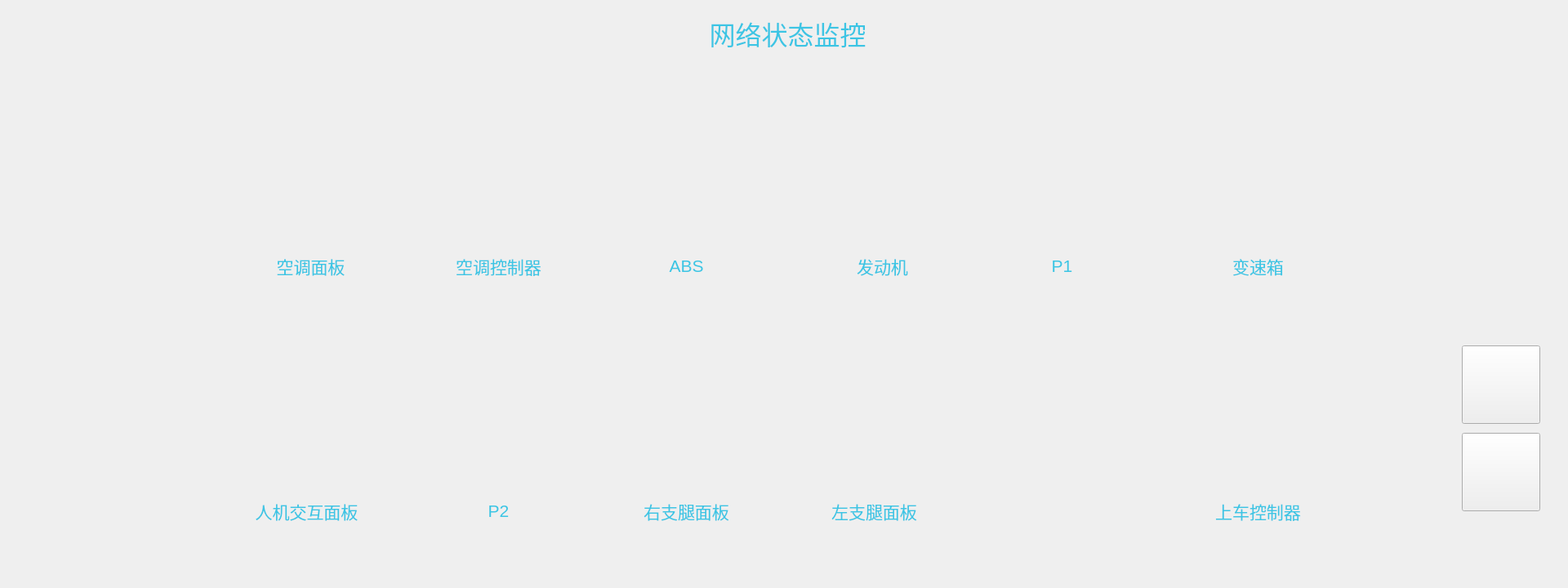
<?xml version="1.0" encoding="UTF-8"?>
<ui version="4.0">
 <class>viewNet</class>
 <widget class="QWidget" name="viewNet">
  <property name="geometry">
   <rect>
    <x>0</x>
    <y>0</y>
    <width>1920</width>
    <height>720</height>
   </rect>
  </property>
  <property name="windowTitle">
   <string>Form</string>
  </property>
  <widget class="QLabel" name="iconBg">
   <property name="geometry">
    <rect>
     <x>0</x>
     <y>0</y>
     <width>1920</width>
     <height>720</height>
    </rect>
   </property>
   <property name="text">
    <string/>
   </property>
   <property name="pixmap">
    <pixmap resource="resources.qrc">:/netError/net_bg.png</pixmap>
   </property>
   <property name="scaledContents">
    <bool>true</bool>
   </property>
  </widget>
  <widget class="QLabel" name="label">
   <property name="geometry">
    <rect>
     <x>320</x>
     <y>310</y>
     <width>121</width>
     <height>31</height>
    </rect>
   </property>
   <property name="font">
    <font>
     <pointsize>16</pointsize>
    </font>
   </property>
   <property name="styleSheet">
    <string notr="true">color: rgb(60, 197, 228);</string>
   </property>
   <property name="text">
    <string>空调面板</string>
   </property>
   <property name="alignment">
    <set>Qt::AlignCenter</set>
   </property>
  </widget>
  <widget class="QLabel" name="label_2">
   <property name="geometry">
    <rect>
     <x>550</x>
     <y>310</y>
     <width>121</width>
     <height>31</height>
    </rect>
   </property>
   <property name="font">
    <font>
     <pointsize>16</pointsize>
    </font>
   </property>
   <property name="styleSheet">
    <string notr="true">color: rgb(60, 197, 228);</string>
   </property>
   <property name="text">
    <string>空调控制器</string>
   </property>
   <property name="alignment">
    <set>Qt::AlignCenter</set>
   </property>
  </widget>
  <widget class="QLabel" name="label_3">
   <property name="geometry">
    <rect>
     <x>1480</x>
     <y>310</y>
     <width>121</width>
     <height>31</height>
    </rect>
   </property>
   <property name="font">
    <font>
     <pointsize>16</pointsize>
    </font>
   </property>
   <property name="styleSheet">
    <string notr="true">color: rgb(60, 197, 228);</string>
   </property>
   <property name="text">
    <string>变速箱</string>
   </property>
   <property name="alignment">
    <set>Qt::AlignCenter</set>
   </property>
  </widget>
  <widget class="QLabel" name="label_4">
   <property name="geometry">
    <rect>
     <x>1240</x>
     <y>310</y>
     <width>121</width>
     <height>31</height>
    </rect>
   </property>
   <property name="font">
    <font>
     <pointsize>16</pointsize>
    </font>
   </property>
   <property name="styleSheet">
    <string notr="true">color: rgb(60, 197, 228);</string>
   </property>
   <property name="text">
    <string>P1</string>
   </property>
   <property name="alignment">
    <set>Qt::AlignCenter</set>
   </property>
  </widget>
  <widget class="QLabel" name="label_5">
   <property name="geometry">
    <rect>
     <x>1020</x>
     <y>310</y>
     <width>121</width>
     <height>31</height>
    </rect>
   </property>
   <property name="font">
    <font>
     <pointsize>16</pointsize>
    </font>
   </property>
   <property name="styleSheet">
    <string notr="true">color: rgb(60, 197, 228);</string>
   </property>
   <property name="text">
    <string>发动机</string>
   </property>
   <property name="alignment">
    <set>Qt::AlignCenter</set>
   </property>
  </widget>
  <widget class="QLabel" name="label_6">
   <property name="geometry">
    <rect>
     <x>780</x>
     <y>310</y>
     <width>121</width>
     <height>31</height>
    </rect>
   </property>
   <property name="font">
    <font>
     <pointsize>16</pointsize>
    </font>
   </property>
   <property name="styleSheet">
    <string notr="true">color: rgb(60, 197, 228);</string>
   </property>
   <property name="text">
    <string>ABS</string>
   </property>
   <property name="alignment">
    <set>Qt::AlignCenter</set>
   </property>
  </widget>
  <widget class="QLabel" name="label_7">
   <property name="geometry">
    <rect>
     <x>1480</x>
     <y>610</y>
     <width>121</width>
     <height>31</height>
    </rect>
   </property>
   <property name="font">
    <font>
     <pointsize>16</pointsize>
    </font>
   </property>
   <property name="styleSheet">
    <string notr="true">color: rgb(60, 197, 228);</string>
   </property>
   <property name="text">
    <string>上车控制器</string>
   </property>
   <property name="alignment">
    <set>Qt::AlignCenter</set>
   </property>
  </widget>
  <widget class="QLabel" name="label_8">
   <property name="geometry">
    <rect>
     <x>1500</x>
     <y>310</y>
     <width>121</width>
     <height>31</height>
    </rect>
   </property>
   <property name="font">
    <font>
     <pointsize>16</pointsize>
    </font>
   </property>
   <property name="styleSheet">
    <string notr="true">color: rgb(60, 197, 228);</string>
   </property>
   <property name="text">
    <string/>
   </property>
   <property name="alignment">
    <set>Qt::AlignCenter</set>
   </property>
  </widget>
  <widget class="QLabel" name="label_9">
   <property name="geometry">
    <rect>
     <x>310</x>
     <y>610</y>
     <width>131</width>
     <height>31</height>
    </rect>
   </property>
   <property name="font">
    <font>
     <pointsize>16</pointsize>
    </font>
   </property>
   <property name="styleSheet">
    <string notr="true">color: rgb(60, 197, 228);</string>
   </property>
   <property name="text">
    <string>人机交互面板</string>
   </property>
   <property name="alignment">
    <set>Qt::AlignCenter</set>
   </property>
  </widget>
  <widget class="QLabel" name="label_10">
   <property name="geometry">
    <rect>
     <x>550</x>
     <y>610</y>
     <width>121</width>
     <height>31</height>
    </rect>
   </property>
   <property name="font">
    <font>
     <pointsize>16</pointsize>
    </font>
   </property>
   <property name="styleSheet">
    <string notr="true">color: rgb(60, 197, 228);</string>
   </property>
   <property name="text">
    <string>P2</string>
   </property>
   <property name="alignment">
    <set>Qt::AlignCenter</set>
   </property>
  </widget>
  <widget class="QLabel" name="label_11">
   <property name="geometry">
    <rect>
     <x>780</x>
     <y>610</y>
     <width>121</width>
     <height>31</height>
    </rect>
   </property>
   <property name="font">
    <font>
     <pointsize>16</pointsize>
    </font>
   </property>
   <property name="styleSheet">
    <string notr="true">color: rgb(60, 197, 228);</string>
   </property>
   <property name="text">
    <string>右支腿面板</string>
   </property>
   <property name="alignment">
    <set>Qt::AlignCenter</set>
   </property>
  </widget>
  <widget class="QLabel" name="label_12">
   <property name="geometry">
    <rect>
     <x>1010</x>
     <y>610</y>
     <width>121</width>
     <height>31</height>
    </rect>
   </property>
   <property name="font">
    <font>
     <pointsize>16</pointsize>
    </font>
   </property>
   <property name="styleSheet">
    <string notr="true">color: rgb(60, 197, 228);</string>
   </property>
   <property name="text">
    <string>左支腿面板</string>
   </property>
   <property name="alignment">
    <set>Qt::AlignCenter</set>
   </property>
  </widget>
  <widget class="QLabel" name="iconAirui">
   <property name="geometry">
    <rect>
     <x>305</x>
     <y>179</y>
     <width>145</width>
     <height>175</height>
    </rect>
   </property>
   <property name="text">
    <string/>
   </property>
   <property name="pixmap">
    <pixmap resource="resources.qrc">:/diagnose/selected.png</pixmap>
   </property>
   <property name="scaledContents">
    <bool>true</bool>
   </property>
  </widget>
  <widget class="QLabel" name="iconAir">
   <property name="geometry">
    <rect>
     <x>538</x>
     <y>179</y>
     <width>145</width>
     <height>175</height>
    </rect>
   </property>
   <property name="text">
    <string/>
   </property>
   <property name="pixmap">
    <pixmap resource="resources.qrc">:/diagnose/selected.png</pixmap>
   </property>
   <property name="scaledContents">
    <bool>true</bool>
   </property>
  </widget>
  <widget class="QLabel" name="iconABS">
   <property name="geometry">
    <rect>
     <x>770</x>
     <y>179</y>
     <width>145</width>
     <height>175</height>
    </rect>
   </property>
   <property name="text">
    <string/>
   </property>
   <property name="pixmap">
    <pixmap resource="resources.qrc">:/diagnose/selected.png</pixmap>
   </property>
   <property name="scaledContents">
    <bool>true</bool>
   </property>
  </widget>
  <widget class="QLabel" name="iconEngine">
   <property name="geometry">
    <rect>
     <x>1002</x>
     <y>179</y>
     <width>145</width>
     <height>175</height>
    </rect>
   </property>
   <property name="text">
    <string/>
   </property>
   <property name="pixmap">
    <pixmap resource="resources.qrc">:/diagnose/selected.png</pixmap>
   </property>
   <property name="scaledContents">
    <bool>true</bool>
   </property>
  </widget>
  <widget class="QLabel" name="iconP1">
   <property name="geometry">
    <rect>
     <x>1234</x>
     <y>179</y>
     <width>145</width>
     <height>175</height>
    </rect>
   </property>
   <property name="text">
    <string/>
   </property>
   <property name="pixmap">
    <pixmap resource="resources.qrc">:/diagnose/selected.png</pixmap>
   </property>
   <property name="scaledContents">
    <bool>true</bool>
   </property>
  </widget>
  <widget class="QLabel" name="iconChangeSpeed">
   <property name="geometry">
    <rect>
     <x>1467</x>
     <y>179</y>
     <width>145</width>
     <height>175</height>
    </rect>
   </property>
   <property name="text">
    <string/>
   </property>
   <property name="pixmap">
    <pixmap resource="resources.qrc">:/diagnose/selected.png</pixmap>
   </property>
   <property name="scaledContents">
    <bool>true</bool>
   </property>
  </widget>
  <widget class="QLabel" name="iconUi">
   <property name="geometry">
    <rect>
     <x>305</x>
     <y>479</y>
     <width>145</width>
     <height>175</height>
    </rect>
   </property>
   <property name="text">
    <string/>
   </property>
   <property name="pixmap">
    <pixmap resource="resources.qrc">:/diagnose/selected.png</pixmap>
   </property>
   <property name="scaledContents">
    <bool>true</bool>
   </property>
  </widget>
  <widget class="QLabel" name="iconP2">
   <property name="geometry">
    <rect>
     <x>538</x>
     <y>479</y>
     <width>145</width>
     <height>175</height>
    </rect>
   </property>
   <property name="text">
    <string/>
   </property>
   <property name="pixmap">
    <pixmap resource="resources.qrc">:/diagnose/selected.png</pixmap>
   </property>
   <property name="scaledContents">
    <bool>true</bool>
   </property>
  </widget>
  <widget class="QLabel" name="iconRight">
   <property name="geometry">
    <rect>
     <x>770</x>
     <y>479</y>
     <width>145</width>
     <height>175</height>
    </rect>
   </property>
   <property name="text">
    <string/>
   </property>
   <property name="pixmap">
    <pixmap resource="resources.qrc">:/diagnose/selected.png</pixmap>
   </property>
   <property name="scaledContents">
    <bool>true</bool>
   </property>
  </widget>
  <widget class="QLabel" name="iconLeft">
   <property name="enabled">
    <bool>true</bool>
   </property>
   <property name="geometry">
    <rect>
     <x>1002</x>
     <y>479</y>
     <width>145</width>
     <height>175</height>
    </rect>
   </property>
   <property name="whatsThis">
    <string/>
   </property>
   <property name="autoFillBackground">
    <bool>false</bool>
   </property>
   <property name="frameShadow">
    <enum>QFrame::Plain</enum>
   </property>
   <property name="lineWidth">
    <number>1</number>
   </property>
   <property name="text">
    <string/>
   </property>
   <property name="pixmap">
    <pixmap resource="resources.qrc">:/diagnose/selected.png</pixmap>
   </property>
   <property name="scaledContents">
    <bool>true</bool>
   </property>
  </widget>
  <widget class="QLabel" name="iconCar">
   <property name="geometry">
    <rect>
     <x>1467</x>
     <y>479</y>
     <width>145</width>
     <height>175</height>
    </rect>
   </property>
   <property name="text">
    <string/>
   </property>
   <property name="pixmap">
    <pixmap resource="resources.qrc">:/diagnose/selected.png</pixmap>
   </property>
   <property name="scaledContents">
    <bool>true</bool>
   </property>
  </widget>
  <widget class="QPushButton" name="btnBack">
   <property name="geometry">
    <rect>
     <x>1790</x>
     <y>423</y>
     <width>96</width>
     <height>96</height>
    </rect>
   </property>
   <property name="styleSheet">
    <string notr="true">border-image: url(:/common/return.png);</string>
   </property>
   <property name="text">
    <string/>
   </property>
  </widget>
  <widget class="QPushButton" name="btnHome">
   <property name="geometry">
    <rect>
     <x>1790</x>
     <y>530</y>
     <width>96</width>
     <height>96</height>
    </rect>
   </property>
   <property name="styleSheet">
    <string notr="true">border-image: url(:/common/home.png);</string>
   </property>
   <property name="text">
    <string/>
   </property>
  </widget>
  <widget class="QLabel" name="labelTitle">
   <property name="geometry">
    <rect>
     <x>839</x>
     <y>20</y>
     <width>251</width>
     <height>41</height>
    </rect>
   </property>
   <property name="font">
    <font>
     <pointsize>24</pointsize>
    </font>
   </property>
   <property name="styleSheet">
    <string notr="true">color: rgb(60, 197, 228);</string>
   </property>
   <property name="text">
    <string>网络状态监控</string>
   </property>
   <property name="alignment">
    <set>Qt::AlignCenter</set>
   </property>
  </widget>
  <widget class="QLabel" name="label_airui">
   <property name="geometry">
    <rect>
     <x>335</x>
     <y>210</y>
     <width>85</width>
     <height>65</height>
    </rect>
   </property>
   <property name="text">
    <string/>
   </property>
   <property name="pixmap">
    <pixmap resource="resources.qrc">:/netError/net_airui.jpg</pixmap>
   </property>
  </widget>
  <widget class="QLabel" name="label_air">
   <property name="geometry">
    <rect>
     <x>567</x>
     <y>210</y>
     <width>85</width>
     <height>65</height>
    </rect>
   </property>
   <property name="text">
    <string/>
   </property>
   <property name="pixmap">
    <pixmap resource="resources.qrc">:/netError/net_air.jpg</pixmap>
   </property>
  </widget>
  <widget class="QLabel" name="label_engine">
   <property name="geometry">
    <rect>
     <x>1031</x>
     <y>210</y>
     <width>85</width>
     <height>65</height>
    </rect>
   </property>
   <property name="text">
    <string/>
   </property>
   <property name="pixmap">
    <pixmap resource="resources.qrc">:/netError/net_engine.jpg</pixmap>
   </property>
  </widget>
  <widget class="QLabel" name="label_abs">
   <property name="geometry">
    <rect>
     <x>799</x>
     <y>210</y>
     <width>85</width>
     <height>65</height>
    </rect>
   </property>
   <property name="text">
    <string/>
   </property>
   <property name="pixmap">
    <pixmap resource="resources.qrc">:/netError/net_abs.jpg</pixmap>
   </property>
  </widget>
  <widget class="QLabel" name="label_P1">
   <property name="geometry">
    <rect>
     <x>1263</x>
     <y>210</y>
     <width>85</width>
     <height>65</height>
    </rect>
   </property>
   <property name="text">
    <string/>
   </property>
   <property name="pixmap">
    <pixmap resource="resources.qrc">:/netError/net_p1.jpg</pixmap>
   </property>
  </widget>
  <widget class="QLabel" name="label_changespeed">
   <property name="geometry">
    <rect>
     <x>1495</x>
     <y>210</y>
     <width>85</width>
     <height>65</height>
    </rect>
   </property>
   <property name="text">
    <string/>
   </property>
   <property name="pixmap">
    <pixmap resource="resources.qrc">:/netError/net_changeSpeed.jpg</pixmap>
   </property>
  </widget>
  <widget class="QLabel" name="label_lastcar">
   <property name="geometry">
    <rect>
     <x>1495</x>
     <y>510</y>
     <width>85</width>
     <height>65</height>
    </rect>
   </property>
   <property name="text">
    <string/>
   </property>
   <property name="pixmap">
    <pixmap resource="resources.qrc">:/netError/net_lastCar.jpg</pixmap>
   </property>
  </widget>
  <widget class="QLabel" name="label_left">
   <property name="geometry">
    <rect>
     <x>1031</x>
     <y>510</y>
     <width>85</width>
     <height>65</height>
    </rect>
   </property>
   <property name="text">
    <string/>
   </property>
   <property name="pixmap">
    <pixmap resource="resources.qrc">:/netError/net_right.png</pixmap>
   </property>
  </widget>
  <widget class="QLabel" name="label_right">
   <property name="geometry">
    <rect>
     <x>799</x>
     <y>510</y>
     <width>85</width>
     <height>65</height>
    </rect>
   </property>
   <property name="text">
    <string/>
   </property>
   <property name="pixmap">
    <pixmap resource="resources.qrc">:/netError/net_left.jpg</pixmap>
   </property>
  </widget>
  <widget class="QLabel" name="label_P2">
   <property name="geometry">
    <rect>
     <x>567</x>
     <y>510</y>
     <width>85</width>
     <height>65</height>
    </rect>
   </property>
   <property name="text">
    <string/>
   </property>
   <property name="pixmap">
    <pixmap resource="resources.qrc">:/netError/net_p2.jpg</pixmap>
   </property>
  </widget>
  <widget class="QLabel" name="label_ui">
   <property name="geometry">
    <rect>
     <x>335</x>
     <y>510</y>
     <width>85</width>
     <height>65</height>
    </rect>
   </property>
   <property name="text">
    <string/>
   </property>
   <property name="pixmap">
    <pixmap resource="resources.qrc">:/netError/net_ui.jpg</pixmap>
   </property>
  </widget>
 </widget>
 <resources>
  <include location="resources.qrc"/>
 </resources>
 <connections/>
</ui>
